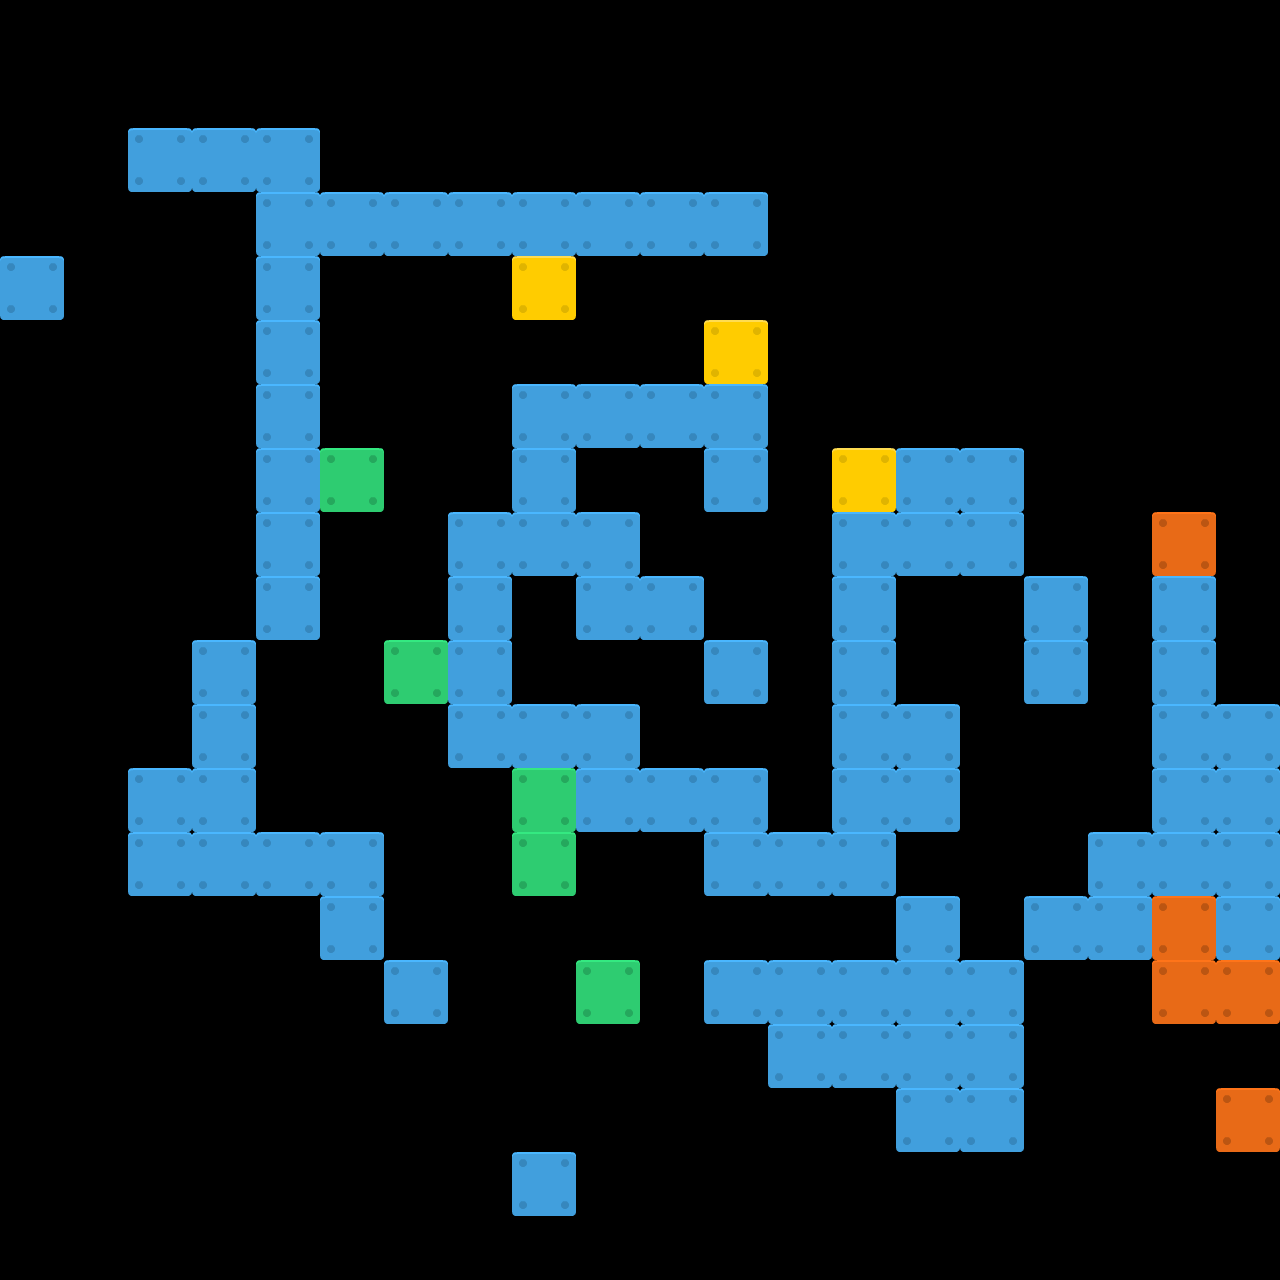

A 2D game scene composited from a Tiled map and its tileset images. What follows is a short description and the map's XML, with each tile layer's data collapsed to a summary:
An orthogonal 20x20 tile map with 64x64 px tiles, 1 tile layer (Tile Layer 1).

<map version="1.4" tiledversion="1.4.2" orientation="orthogonal" renderorder="right-down" width="20" height="20" tilewidth="64" tileheight="64" infinite="0" nextlayerid="2" nextobjectid="1">
 <editorsettings>
  <export target="../../../ColorBlind-Pingu/assets/map_test.json" format="json" />
 </editorsettings>
 <tileset firstgid="1" name="tileset_test" tilewidth="64" tileheight="64" tilecount="98" columns="14">
  <image source="platformPack_tilesheet.png" width="896" height="448" />
 </tileset>
 <layer id="1" name="Tile Layer 1" width="20" height="20">
  <data>[400 cells, 102 non-empty, 4 distinct tile ids]</data>
 </layer>
</map>
